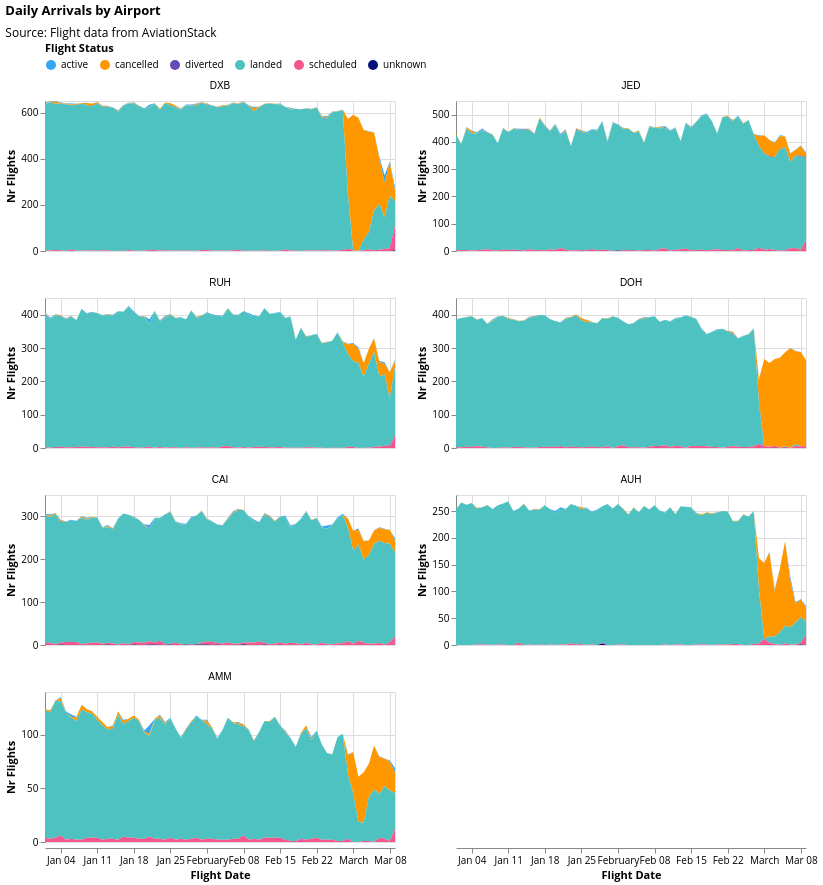

The notebook cell saved with this chart:
### Markdown cell above
### Daily Number of Flights by Flight Status

### Code cell
arrivals_exploded["flight_date"] = pd.to_datetime(arrivals_exploded["flight_date"])

df = (
    arrivals_exploded.groupby(["flight_date", "flight_status", "iata_arr"])
    .size()
    .reset_index(name="count")
)

get_area_plot_by_airport(
    df,
    airports=['DXB', 'DOH', 'AMM', 'JED', 'AUH', 'RUH', 'CAI'],
    airport_col="iata_arr",
    title="Daily Arrivals by Airport",
    source_text="Source: Flight data from AviationStack",
)

### Figure 1 — Vega-Lite specification as saved in the notebook (floating-point values rounded to 4 significant figures; data arrays with more than 128 entries replaced by an {"elided": "..."} marker saying what was removed)
{"config": {"view": {"continuousWidth": 300, "continuousHeight": 300}, "axis": {"labelFont": "Open Sans", "titleFont": "Open Sans"}, "legend": {"labelFont": "Open Sans", "titleFont": "Open Sans"}, "title": {"anchor": "start", "font": "Open Sans", "subtitleFont": "Open Sans"}}, "data": {"name": "data-ad35d974c854a6aa72ea623d7f8ddded"}, "facet": {"field": "iata_arr", "sort": ["DXB", "JED", "RUH", "DOH", "CAI", "AUH", "AMM"], "title": null, "type": "nominal"}, "spec": {"layer": [{"mark": {"type": "area"}, "encoding": {"color": {"field": "flight_status", "legend": {"direction": "horizontal", "offset": 10, "orient": "top", "titleAnchor": "start"}, "scale": {"range": ["#34A7F2", "#FF9800", "#664AB6", "#4EC2C0", "#F3578E", "#081079", "#0C7C68", "#DDDA21"]}, "title": "Flight Status", "type": "nominal"}, "tooltip": [{"field": "flight_date", "title": "Flight Date", "type": "temporal"}, {"field": "flight_status", "title": "Status", "type": "nominal"}, {"field": "count", "title": "Flights", "type": "quantitative"}], "x": {"field": "flight_date", "title": "Flight Date", "type": "temporal"}, "y": {"field": "count", "stack": "zero", "title": "Nr Flights", "type": "quantitative"}}}], "height": 150, "width": 350}, "columns": 2, "resolve": {"scale": {"y": "independent"}}, "title": {"text": "Daily Arrivals by Airport", "subtitle": "Source: Flight data from AviationStack", "subtitlePadding": 10}, "$schema": "https://vega.github.io/schema/vega-lite/v5.20.1.json", "datasets": {"data-ad35d974c854a6aa72ea623d7f8ddded": {"elided": "2652 records"}}}
